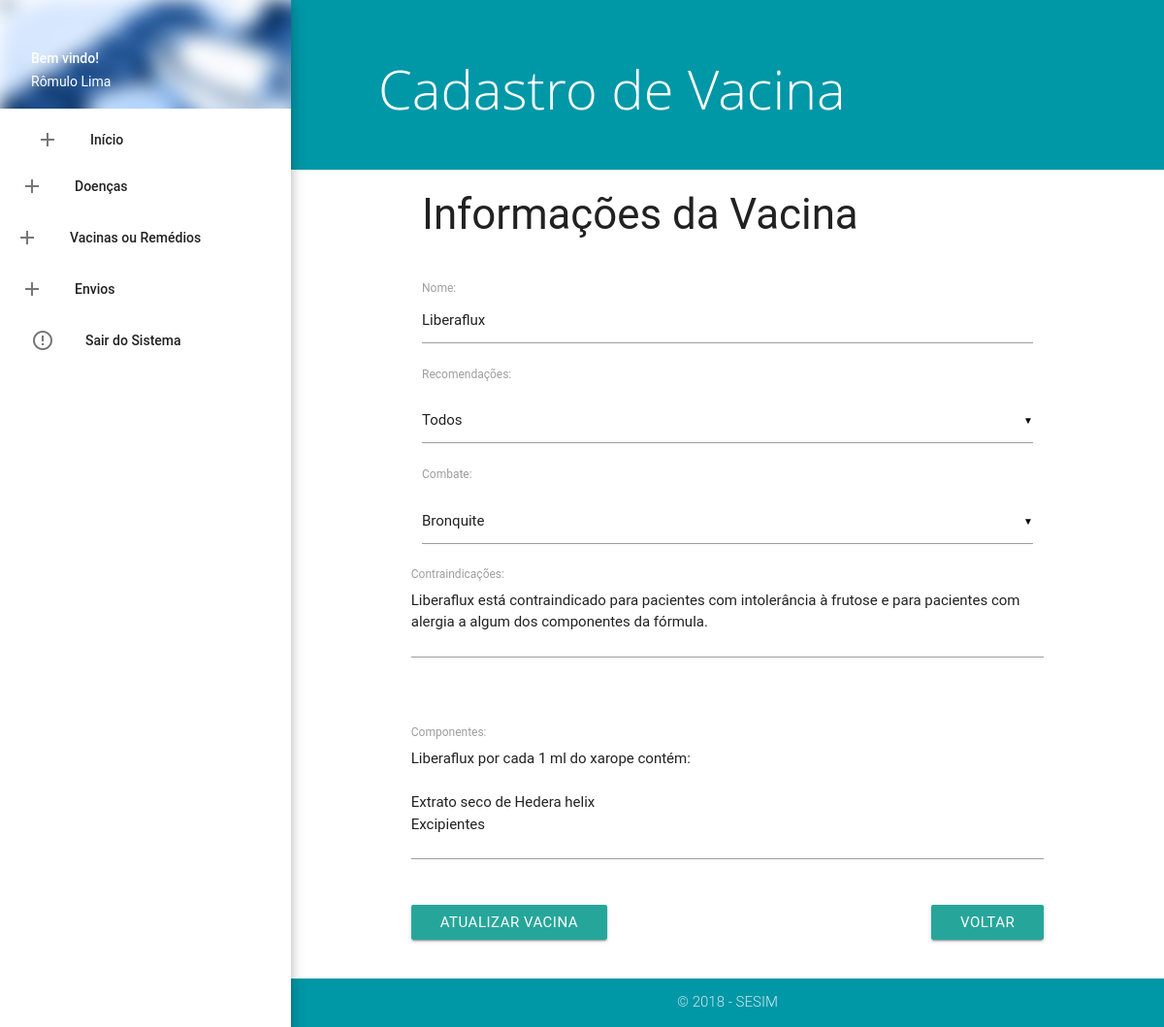
Screenshot of /tcc/admin/edit-v.php?idup=72 (signed in) with the database file from the repository.
### tables this page shows
CREATE TABLE `tb_vacina` (
  `id_vacina` int(11) NOT NULL,
  `nome_vacina` varchar(250) NOT NULL,
  `rec_vacina` varchar(250) NOT NULL,
  `comb_vacina` varchar(45) NOT NULL,
  `contra_vacina` longtext NOT NULL,
  `comp_vacina` longtext NOT NULL
);

### tcc/admin/edit-v.php (the view, shortened to what this page needs)
<!DOCTYPE html>
<html lang="pt-br">
  <head>
<?php include('include/header.php'); ?>
  </head>
  <body>
    <?php include('include/menu.php'); ?>
    <main>
    <section class="content">
      <div class="page-announce valign-wrapper cyan darken-2"><h1 class="page-announce-text valign">Cadastro de Vacina</h1></div>
      <div class="container">
        <h3>Informações da Vacina</h3>
        <br>
         <?php
        include ('../config/conect.php');
      $id = filter_input(INPUT_GET,'idup',FILTER_DEFAULT);
      $select='SELECT * FROM tb_vacina WHERE id_vacina=:id';
      try{
        $result = $con->prepare($select);
        $result->bindParam(':id',$id,PDO::PARAM_INT);
        $result->execute();
        $contar = $result-> rowCount();
        if ($contar > 0) {
          while ($show = $result->FETCH(PDO::FETCH_OBJ)) {
             $nome = $show->nome_vacina;
             $contra = $show->contra_vacina;
             $comp = $show->comp_vacina;
           }
         }else{
          echo '<div class="alert alert-danger"><strong>Aviso!</strong> Não há dados com o id (parametro) informado :(</div>';
         }
      }catch(PDOException $e){
        echo "<b>Erro de select no PDO</b> ".$e->getMessage();
      }
?>
        <form id="cad-form-vacina" role="form" action="" method="post" enctype="multipart/form-data">
                <label for="nome">Nome: </label>
                <input required="" type="text" id="nome" name="nome" value="<?php echo $nome ?>">
                <label for="rec">Recomendações: </label>
                <div class="input-field col s12">
  </div>
<label for="combate">Combate: </label>
  <div class="input-field col s12">
  </div>
                <div class="row">
      <div class="row">
        <div class="input-field col s12">
          <textarea required="" id="contra" name="contra" class="materialize-textarea"><?php echo $contra ?></textarea>
          <label for="contra">Contraindicações:</label>
        </div>
      </div>
  </div>
                <div class="row">
      <div class="row">
        <div class="input-field col s12">
          <textarea required="" id="comp" name="comp" class="materialize-textarea"><?php echo $comp ?></textarea>
          <label for="comp">Componentes:</label>
        </div>
      </div>
      <button type="submit" name="upVacina" class="btn">Atualizar Vacina</button>
      <a href="man-v.php" class="btn right">Voltar</a>
    </form>
  </div>
    </section>
    </main>
   <?php include('include/rodape.php'); ?>
  </body>
</html>

### tcc/admin/include/menu.php (shortened to what this page needs)
 <?php
    include ('../config/conect.php');
  $select="SELECT * FROM tb_admin WHERE email_admin='".$_SESSION['loginAdmin']."'";
  try{
    $result = $con->prepare($select);
    $result->bindParam(':id',$id,PDO::PARAM_INT);
    $result->execute();
    $contar = $result-> rowCount();
    if ($contar > 0) {
      while ($show = $result->FETCH(PDO::FETCH_OBJ)) {
         $nome = $show->nome_admin;
       }
     }else{
      echo '<div class="alert alert-danger"><strong>Aviso!</strong> Não há dados com o id (parametro) informado :(</div>';
     }
  }catch(PDOException $e){
    echo "<b>Erro de select no PDO</b> ".$e->getMessage();
  }
  ?>
<ul id="slide-out" class="side-nav fixed z-depth-4">
  <li>
    <div class="userView">
      <div class="background">
        <img src="assets/img/admin.jpg" style="filter: blur(10px);">
      </div>
      <a href="home.php"><span class="white-text name">Bem vindo!</span></a>
      <a href="home.php"><span class="white-text email"><?php echo utf8_encode($nome); ?></span></a>
    </div>
  </li>
  <li>
    <form class="sidebar-form">
      <li><a href="home.php"><i class="material-icons left">add</i>Início</a></li>
          <li class="no-padding">
    <ul class="collapsible collapsible-accordion">
      <li>
        <a class="collapsible-header"><i class="material-icons left">add</i>Doenças</a>
      </li>
    </ul>
  </form>
  </li>
  <li class="no-padding">
    <ul class="collapsible collapsible-accordion">
      <li>
        <a class="collapsible-header"><i class="material-icons left">add</i>Vacinas ou Remédios</a>
      </li>
    </ul>
  </li>
        <li>
    <form class="sidebar-form">
          <li class="no-padding">
    <ul class="collapsible collapsible-accordion">
      <li>
        <a class="collapsible-header"><i class="material-icons left">add</i>Envios</a>
      </li>
    </ul>
  </form>
  </li>
   <li><a href="?sair" onclick="return confirm('Deseja realmente sair do sistema?')"><i class="material-icons">error_outline</i>Sair do Sistema</a></li>
</ul>

### tcc/admin/assets/css/custom.css (style rules this page uses)
@media (min-width:993px) { main, footer { padding-left: 300px; } }
form.sidebar-form { margin: 5px; }
div.page-announce { min-height: 175px; height: auto; background-color: #f4425c; padding: 40px; margin-bottom: 10px; }
h1.page-announce-text { font-family: 'Open Sans', sans-serif; font-weight: 100; font-size: 56px; color: #fff; line-height: 0.5em; margin-left: 50px; }
body { display: flex; min-height: 100vh; flex-direction: column; }
main { flex: 1 0 auto; }

### rows the page displays
tb_vacina: nome "Liberaflux", contra "Liberaflux está contraindicado para pacientes com intolerância à frutose e para pacientes com alergia a algum dos componentes da fórmula.", comp "Liberaflux por cada 1 ml do xarope contém: Extrato seco de Hedera helix Excipientes"

### other values shown
utf8_encode($nome) "Rômulo Lima"
